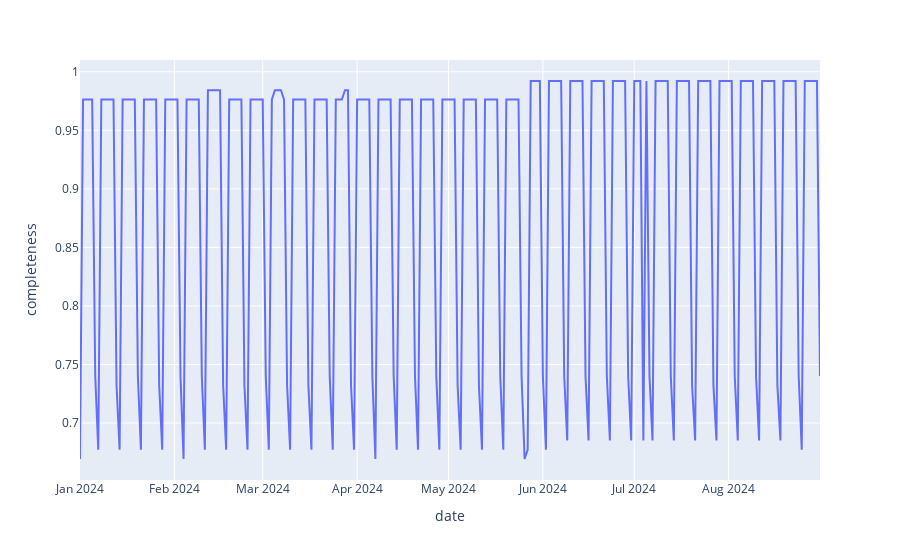

Notebook code for this chart:
### Code cell
plot_data = bus_rides.groupby('date')['route'].nunique().rename('completeness') / bus_rides['route'].nunique()
px.line(plot_data.reset_index(), x='date', y='completeness')
# Three things mess with the panel:
#  - some routes operate every day and some only on weekdays
#  - a small number of routes are added/removed from service over time
#  - the panel never records 0 ridership days so those migth be implied

### Figure 1 — Plotly figure (JSON) as saved in the notebook; plotly's stock layout.template omitted (floating-point values rounded to 4 significant figures; data arrays with more than 128 entries replaced by an {"elided": "..."} marker saying what was removed)
{"data": [{"hovertemplate": "date=%{x}<br>completeness=%{y}<extra></extra>", "legendgroup": "", "line": {"color": "#636efa", "dash": "solid"}, "marker": {"symbol": "circle"}, "mode": "lines", "name": "", "orientation": "v", "showlegend": false, "type": "scatter", "x": {"elided": "244 str values"}, "xaxis": "x", "y": {"elided": "244 float values"}, "yaxis": "y"}], "layout": {"legend": {"tracegroupgap": 0}, "margin": {"t": 60}, "xaxis": {"anchor": "y", "domain": [0, 1], "title": {"text": "date"}}, "yaxis": {"anchor": "x", "domain": [0, 1], "title": {"text": "completeness"}}}}
